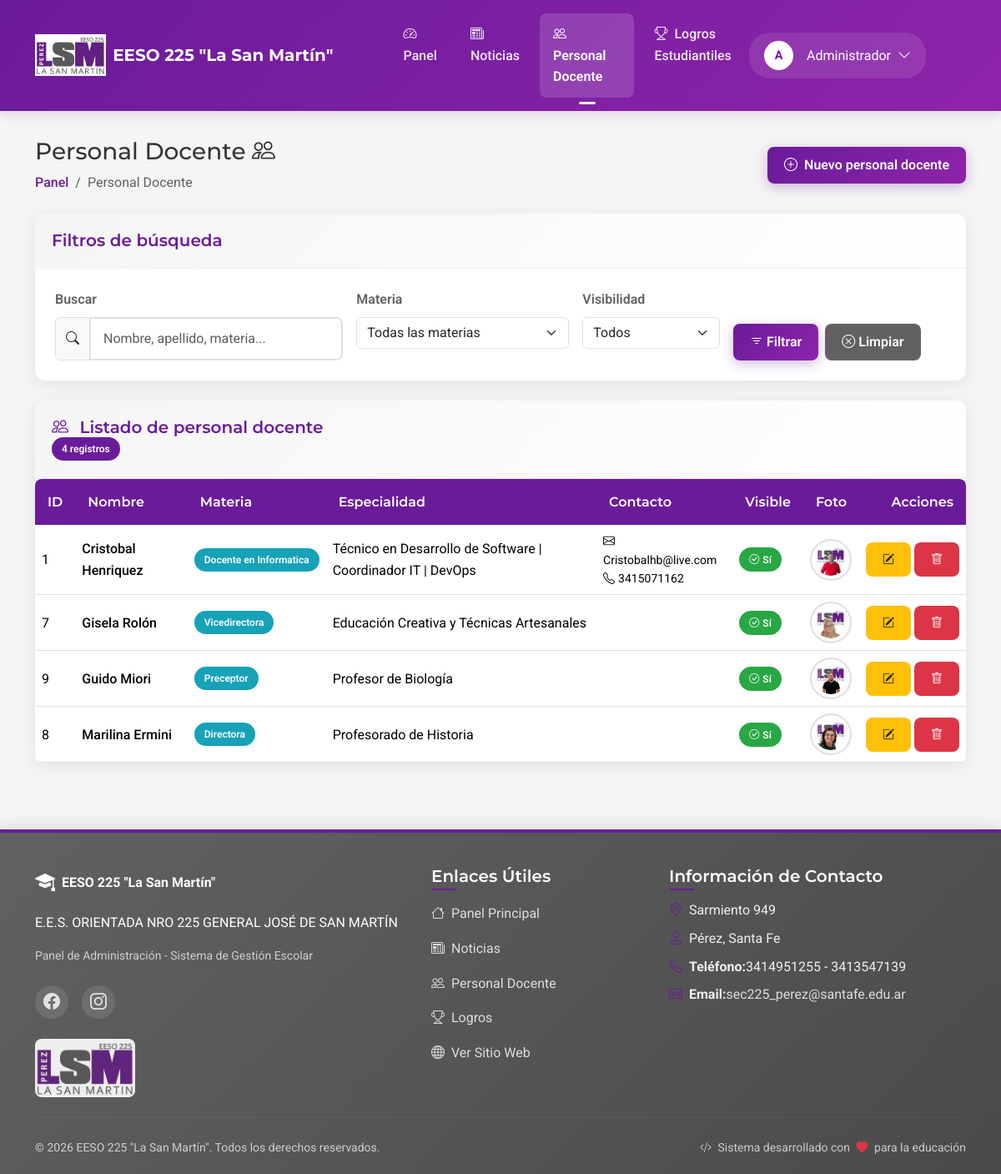
Screenshot of /admin/personal.php (signed in) with the database file from the repository.
### tables this page shows
CREATE TABLE `users` (
  `id` int(11) NOT NULL,
  `nombreyapellido` varchar(100) NOT NULL,
  `email` varchar(100) NOT NULL,
  `password` varchar(255) NOT NULL,
  `activo` tinyint(1) DEFAULT 1,
  `fecha_creacion` timestamp NULL DEFAULT current_timestamp(),
  `fecha_actualizacion` timestamp NULL DEFAULT current_timestamp() ON UPDATE current_timestamp(),
  `password_reset_token` varchar(100) DEFAULT NULL,
  `password_reset_expiration` datetime DEFAULT NULL,
  `created_at` timestamp NOT NULL DEFAULT current_timestamp()
);

CREATE TABLE `personal_docente` (
  `id` int(11) NOT NULL,
  `nombre` varchar(100) NOT NULL,
  `apellido` varchar(100) NOT NULL,
  `materia` varchar(100) NOT NULL,
  `especialidad` varchar(100) DEFAULT NULL,
  `email_institucional` varchar(100) DEFAULT NULL,
  `telefono` varchar(20) DEFAULT NULL,
  `biografia` text NOT NULL,
  `foto` varchar(255) NOT NULL,
  `linkedin` varchar(255) DEFAULT NULL,
  `visible` tinyint(1) NOT NULL DEFAULT 1,
  `fecha_creacion` timestamp NOT NULL DEFAULT current_timestamp()
);

### includes/conexion.php (called while the page is built, shortened)
<?php
$db = obtenerConexion();
function obtenerNombreAdmin() {
    global $db;
    $stmt = $db->prepare("SELECT nombreyapellido FROM users WHERE id = ?");
    $stmt->bind_param("i", $_SESSION['usuario_id']);
    $stmt->execute();
    $resultado = $stmt->get_result();
    if ($row = $resultado->fetch_assoc()) {
        return $row['nombreyapellido'];
    }
    return 'Usuario';
}

### admin/personal.php (the view, shortened to what this page needs)
<?php
include_once 'includes/head.php';
require_once '../includes/conexion.php';
require_once 'config.php';
$porPagina = ADMIN_PERSONAL_POR_PAGINA;
$pagina = isset($_GET['pagina']) ? intval($_GET['pagina']) : 1;
$inicio = ($pagina - 1) * $porPagina;
$busqueda = isset($_GET['busqueda']) ? $_GET['busqueda'] : '';
$sql = "SELECT * FROM personal_docente WHERE 1=1";
$params = [];
$types = "";
$sqlCount = str_replace("SELECT *", "SELECT COUNT(*) as total", $sql);
$stmtCount = $db->prepare($sqlCount);
$stmtCount->execute();
$resultCount = $stmtCount->get_result();
$totalRegistros = $resultCount->fetch_assoc()['total'];
$sql .= " ORDER BY nombre ASC, apellido ASC LIMIT ?, ?";
$params[] = $inicio;
$params[] = $porPagina;
$types .= "ii";
$stmt = $db->prepare($sql);
if (!empty($params)) {
    $stmt->bind_param($types, ...$params);
}
$stmt->execute();
$resultado = $stmt->get_result();
?>
<div class="d-flex justify-content-between align-items-center mb-4">
    <div>
        <h1 class="h3 mb-2">Personal Docente <i class="bi bi-people"></i></h1>
        <nav aria-label="breadcrumb">
            <ol class="admin-breadcrumb breadcrumb">
                <li class="breadcrumb-item"><a href="admin.php">Panel</a></li>
                <li class="breadcrumb-item active" aria-current="page">Personal Docente</li>
            </ol>
        </nav>
    </div>
    <button type="button" class="btn btn-admin-primary" data-bs-toggle="modal" data-bs-target="#modalNuevoPersonal">
        <i class="bi bi-plus-circle me-1"></i> Nuevo personal docente
    </button>
</div>
<div class="admin-card mb-4">
    <div class="admin-card-header">
        <h5 class="admin-card-title">Filtros de búsqueda</h5>
    </div>
    <div class="admin-card-body">
        <form method="GET" class="row g-3">
            <div class="col-md-4">
                <label for="busqueda" class="form-label">Buscar</label>
                <div class="input-group">
                    <span class="input-group-text"><i class="bi bi-search"></i></span>
                    <input type="text" class="form-control" id="busqueda" name="busqueda" value="<?= htmlspecialchars($busqueda) ?>" placeholder="Nombre, apellido, materia...">
                </div>
            </div>
            <div class="col-md-3">
                <label for="materia" class="form-label">Materia</label>
                <select class="form-select" id="materia" name="materia">
                    <option value="">Todas las materias</option>
                </select>
            </div>
            <div class="col-md-2">
                <label for="visible" class="form-label">Visibilidad</label>
                <select class="form-select" id="visible" name="visible">
                    <option value="">Todos</option>
                </select>
            </div>
            <div class="col-md-3 d-flex align-items-end">
                <button type="submit" class="btn btn-admin-primary me-2">
                    <i class="bi bi-filter"></i> Filtrar
                </button>
                <a href="personal.php" class="btn btn-admin-secondary">
                    <i class="bi bi-x-circle"></i> Limpiar
                </a>
            </div>
        </form>
    </div>
</div>
<div class="admin-card">
    <div class="admin-card-header">
        <h5 class="admin-card-title">
            <i class="bi bi-people me-2"></i>
            Listado de personal docente
        </h5>
        <span class="badge bg-primary"><?= $totalRegistros ?> registros</span>
    </div>
    <div class="admin-card-body p-0">
        <?php if ($totalRegistros > 0): ?>
            <div class="table-responsive">
                <table class="table table-hover align-middle mb-0">
                    <thead class="table-light">
                        <tr>
                            <th>ID</th>
                            <th>Nombre</th>
                            <th>Materia</th>
                            <th>Especialidad</th>
                            <th>Contacto</th>
                            <th>Visible</th>
                            <th>Foto</th>
                            <th class="text-end">Acciones</th>
                        </tr>
                    </thead>
                    <tbody>
                        <?php while ($personal = $resultado->fetch_assoc()): ?>
                            <tr>
                                <td><?= $personal['id'] ?></td>
                                <td>
                                    <div class="fw-medium">
                                        <?= htmlspecialchars($personal['nombre'] . ' ' . $personal['apellido']) ?>
                                    </div>
                                </td>
                                <td>
                                    <span class="badge bg-info">
                                        <?= htmlspecialchars($personal['materia']) ?>
                                    </span>
                                </td>
                                <td>
                                    <?= !empty($personal['especialidad']) ? htmlspecialchars($personal['especialidad']) : '-' ?>
                                </td>
                                <td>
                                    <div class="small">
                                        <?php if (!empty($personal['email_institucional'])): ?>
                                            <div><i class="bi bi-envelope me-1"></i><?= htmlspecialchars($personal['email_institucional']) ?></div>
                                        <?php endif; ?>
                                        <?php if (!empty($personal['telefono'])): ?>
                                            <div><i class="bi bi-telephone me-1"></i><?= htmlspecialchars($personal['telefono']) ?></div>
                                        <?php endif; ?>
                                    </div>
                                </td>
                                <td>
                                    <?= $personal['visible'] ?
                                        '<span class="badge bg-success"><i class="bi bi-check-circle me-1"></i>Sí</span>' :
                                        '<span class="badge bg-secondary"><i class="bi bi-x-circle me-1"></i>No</span>' ?>
                                </td>
                                <td>
                                    <?php if (!empty($personal['foto'])): ?>
                                        <img src="../<?= htmlspecialchars($personal['foto']) ?>" class="img-thumbnail rounded-circle" style="height: 50px; width: 50px; object-fit: cover;" alt="Foto">
                                    <?php else: ?>
                                        <img src="../uploads/personal/Default_Profes.png" class="img-thumbnail rounded-circle" style="height: 50px; width: 50px; object-fit: cover;" alt="Foto por defecto">
                                    <?php endif; ?>
                                </td>
                                <td>
                                    <div class="d-flex justify-content-end">
                                        <button type="button" class="btn btn-sm btn-admin-warning me-1 btn-editar-personal"
                                            data-id="<?= $personal['id'] ?>"
                                            data-nombre="<?= htmlspecialchars($personal['nombre']) ?>"
                                            data-apellido="<?= htmlspecialchars($personal['apellido']) ?>"
                                            data-materia="<?= htmlspecialchars($personal['materia']) ?>"
                                            data-especialidad="<?= htmlspecialchars($personal['especialidad'] ?? '') ?>"
                                            data-email="<?= htmlspecialchars($personal['email_institucional'] ?? '') ?>"
                                            data-telefono="<?= htmlspecialchars($personal['telefono'] ?? '') ?>"
                                            data-biografia="<?= htmlspecialchars($personal['biografia']) ?>"
                                            data-visible="<?= $personal['visible'] ?>"
                                            data-foto="<?= htmlspecialchars($personal['foto'] ?? '') ?>"
                                            data-linkedin="<?= htmlspecialchars($personal['linkedin'] ?? '') ?>"
                                            data-bs-toggle="modal" data-bs-target="#modalEditarPersonal" title="Editar">
                                            <i class="bi bi-pencil-square"></i>
                                        </button>
                                        <button type="button" class="btn btn-sm btn-admin-danger"
                                            onclick="confirmarEliminar(<?= $personal['id'] ?>, '<?= htmlspecialchars(addslashes($personal['nombre'] . ' ' . $personal['apellido'])) ?>')"
                                            title="Eliminar">
                                            <i class="bi bi-trash"></i>
                                        </button>
                                    </div>
                                </td>
                            </tr>
                        <?php endwhile; ?>
                    </tbody>
                </table>
            </div>
        <?php endif; ?>
    </div>
</div>
<?php
include_once 'includes/footer.php';
?>

### admin/includes/head.php (shortened to what this page needs)
<?php
require_once '../includes/conexion.php';
$current_page = basename($_SERVER['PHP_SELF']);
?>
<!DOCTYPE html>
<html lang="es">
<head>
    <link href="../assets/vendor/bootstrap/css/bootstrap.min.css" rel="stylesheet">
    <link href="../assets/vendor/bootstrap-icons/bootstrap-icons.css" rel="stylesheet">
    <link rel="stylesheet" href="https://cdn.jsdelivr.net/npm/sweetalert2@11.0.19/dist/sweetalert2.min.css">
    <link href="https://cdn.datatables.net/1.11.5/css/dataTables.bootstrap5.min.css" rel="stylesheet">
    <link href="../assets/css/admin-styles.css" rel="stylesheet">
</head>
<body>
    <nav class="navbar navbar-expand-lg admin-navbar sticky-top">
        <div class="container">
            <a class="navbar-brand" href="dashboard.php">
                <img src="../assets/images/logo/logo-escuela.jpg" alt="EESO 225 La San Martín" class="logo-escuela-color" style="height: 50px;">
                <span class="ms-2 fw-bold">EESO 225 "La San Martín"</span>
            </a>
            <div class="collapse navbar-collapse mx-5" id="adminNavbar">
                <ul class="navbar-nav me-auto mb-2 mb-lg-0 ml-3">
                    <li class="nav-item">
                        <a class="nav-link <?= $current_page === 'dashboard.php' || $current_page === 'admin.php' ? 'active' : '' ?>" href="dashboard.php">
                            <i class="bi bi-speedometer2 me-1"></i> Panel
                        </a>
                    </li>
                    <li class="nav-item">
                        <a class="nav-link <?= $current_page === 'noticias.php' || $current_page === 'cargar-noticia.php' || $current_page === 'editar-noticia.php' ? 'active' : '' ?>" href="noticias.php">
                            <i class="bi bi-newspaper me-1"></i> Noticias
                        </a>
                    </li>
                    <li class="nav-item">
                        <a class="nav-link <?= $current_page === 'personal.php' || $current_page === 'cargar-personal.php' || $current_page === 'editar-personal.php' ? 'active' : '' ?>" href="personal.php">
                            <i class="bi bi-people me-1"></i> Personal Docente
                        </a>
                    </li>
                    <li class="nav-item">
                        <a class="nav-link <?= $current_page === 'logros.php' || $current_page === 'cargar-logro.php' || $current_page === 'editar-logro.php' ? 'active' : '' ?>" href="logros.php">
                            <i class="bi bi-trophy me-1"></i> Logros Estudiantiles
                        </a>
                    </li>
                </ul>
                <div class="dropdown">
                    <div class="user-menu d-flex align-items-center" id="userDropdown" data-bs-toggle="dropdown" aria-expanded="false">
                        <div class="user-avatar">
                            <?= strtoupper(substr(obtenerNombreAdmin(), 0, 1)) ?>
                        </div>
                        <span class="mx-2"><?= obtenerNombreAdmin() ?></span>
                        <i class="bi bi-chevron-down"></i>
                    </div>
                </div>
            </div>
        </div>
    </nav>
    <main class="admin-content">
        <div class="container">

### rows the page displays
users: nombreyapellido "A", nombreyapellido "Administrador"
personal_docente: id "1", nombre+apellido "Cristobal Henriquez", materia "Docente en Informatica", especialidad "Técnico en Desarrollo de Software | Coordinador IT | DevOps", email_institucional "Cristobalhb@live.com", telefono "3415071162", visible 1 (drawn), foto (picture)
personal_docente: id "7", nombre+apellido "Gisela Rolón", materia "Vicedirectora", especialidad "Educación Creativa y Técnicas Artesanales", visible 1 (drawn), foto (picture)
personal_docente: id "9", nombre+apellido "Guido Miori", materia "Preceptor", especialidad "Profesor de Biología", visible 1 (drawn), foto (picture)
personal_docente: id "8", nombre+apellido "Marilina Ermini", materia "Directora", especialidad "Profesorado de Historia", visible 1 (drawn), foto (picture)

### other values shown
$totalRegistros "4"
ESCUELA_NOMBRE_CORTO "EESO 225 \"La San Martín\""
ESCUELA_NOMBRE "E.E.S. ORIENTADA NRO 225 GENERAL JOSÉ DE SAN MARTÍN"
ESCUELA_DIRECCION "Sarmiento 949"
ESCUELA_LOCALIDAD "Pérez"
ESCUELA_PROVINCIA "Santa Fe"
ESCUELA_TELEFONO "3414951255 - 3413547139"
ESCUELA_EMAIL "sec225_perez@santafe.edu.ar"
